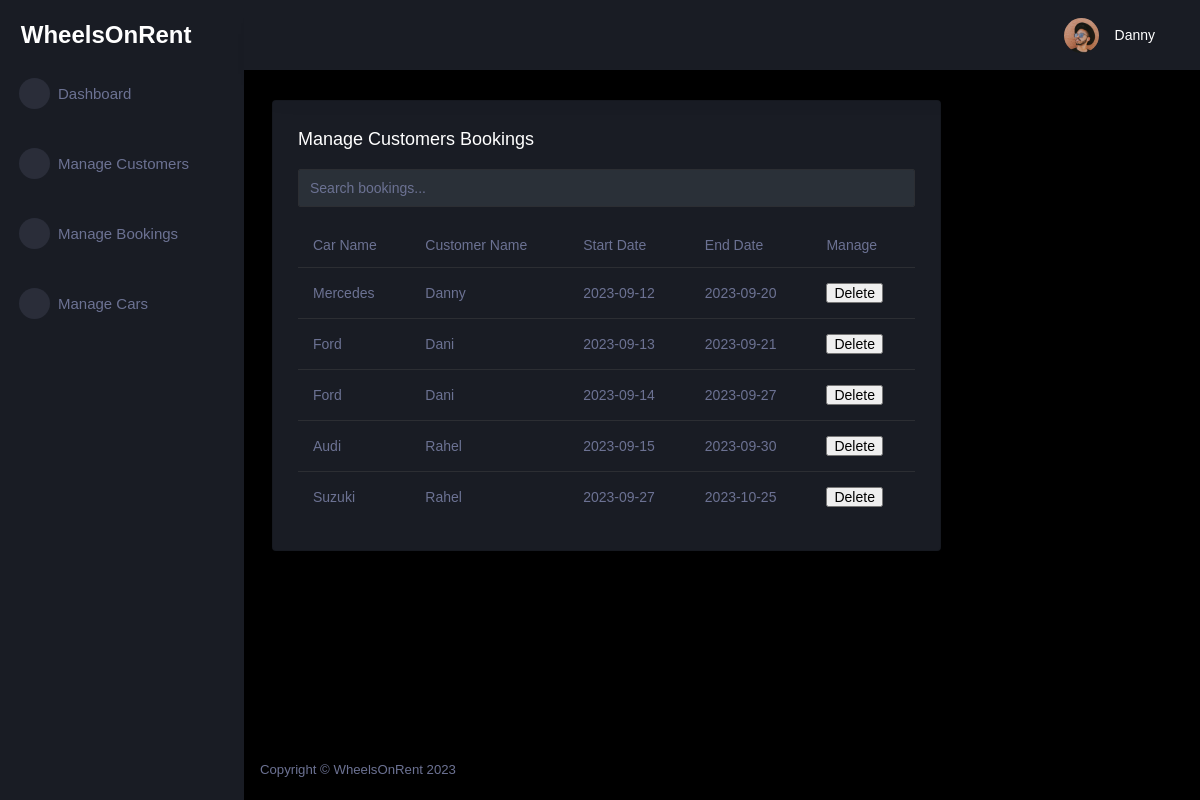
The page /wheels_on_rent/booking/ (signed in) on the database as committed earlier.
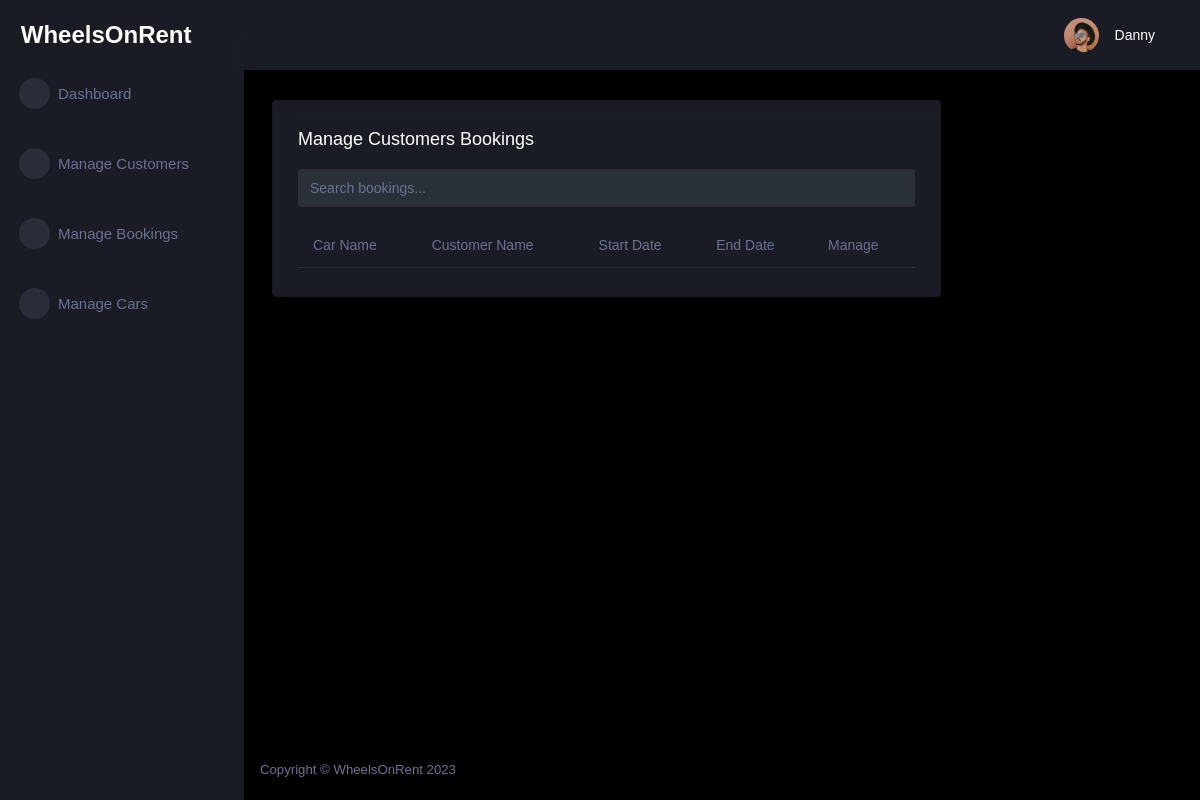
The same page on the database as committed later.
### tables this page shows
CREATE TABLE booking (
  id INTEGER PRIMARY KEY AUTOINCREMENT,
  customer_id INTEGER NOT NULL,
  car_id INTEGER NOT NULL,
  start_date DATE NOT NULL,
  end_date DATE NOT NULL,
  FOREIGN KEY (customer_id) REFERENCES customer (id),
  FOREIGN KEY (car_id) REFERENCES car (id)
);

CREATE TABLE car (
  id INTEGER PRIMARY KEY AUTOINCREMENT,
  name TEXT NOT NULL,
  model TEXT NOT NULL,
  status TEXT NOT NULL,
  seat INTEGER NOT NULL,
  door INTEGER NOT NULL,
  gearbox TEXT NOT NULL,
  image TEXT
, price REAL NOT NULL DEFAULT 0.0);

CREATE TABLE customer (
  id INTEGER PRIMARY KEY AUTOINCREMENT,
  name TEXT NOT NULL,
  last_name TEXT NOT NULL,
  phone_number TEXT NOT NULL,
  email TEXT NOT NULL,
  password TEXT NOT NULL,
  role TEXT INTEGER DEFAULT 0
);

### car_app/booking.py (the view)
@bp.route('/')
@login_required
def index():
    db = get_db()
    bookings = db.execute(
        'SELECT b.id, ca.name, cu.name, cu.last_name, start_date, end_date'
        ' FROM booking b'
        ' JOIN customer cu ON b.customer_id = cu.id'
        ' JOIN car ca on b.car_id = ca.id'
        ' ORDER BY start_date ASC'
    ).fetchall()
    return render_template('admin/booking_index.html', bookings=bookings)

### car_app/customer.py (called while the page is built)
@bp.before_app_request
def load_logged_in_customer():
    customer_id = session.get('customer_id')
    if customer_id is None:
        g.customer = None
    else:
        g.customer = get_db().execute(
            'SELECT * FROM customer WHERE id = ?', (customer_id,)
        ).fetchone()

def login_required(view):
    @functools.wraps(view)
    def wrapped_view(**kwargs):
        if g.customer is None:
            return redirect(url_for('customer.login'))
        return view(**kwargs)
    return wrapped_view

### car_app/db.py (called while the page is built)
def get_db():
    if 'db' not in g:
        g.db = sqlite3.connect(
            current_app.config['DATABASE'],
            detect_types=sqlite3.PARSE_DECLTYPES
        )
        g.db.row_factory = sqlite3.Row
    return g.db

### car_app/templates/admin/booking_index.html (shortened to what this page needs)
{% extends 'admin/admin_base.html' %}
{% block content %}
<div class="content-wrapper">
  <div class="row">
    <div class="col-lg-9 grid-margin stretch-card">
      <div class="card">
        <div class="card-body">
          <h4 class="card-title">Manage Customers Bookings</h4>
          <div class="mb-3">
            <input type="text" id="searchInput" class="form-control" placeholder="Search bookings...">
          </div>
          <div class="table-responsive">
            <table class="table">
              <thead>
                <tr>
                  <th>Car Name</th>
                  <th>Customer Name</th>
                  <th>Start Date</th>
                  <th>End Date</th>
                  <th>Manage</th>
                </tr>
              </thead>
              <tbody>
                {% for booking in bookings %}
                  <tr>
                    <td>{{ booking[1] }}</td>
                    <td>{{ booking[2] }}</td>
                    <td>{{ booking[4] }}</td>
                    <td>{{ booking[5] }}</td>
              <td><form action="{{ url_for('booking.delete', id=booking['id']) }}" method="post"><input class="danger" type="submit" value="Delete" onclick="return confirm('Are you sure?')">
                </form></td>
                  </tr>
                {% endfor %}
              </tbody>
            </table>
          </div>
        </div>
      </div>
    </div>
  </div>
</div>
{% endblock %}

Rows that differ between the two databases and show on the page:
removed booking: name "Mercedes", name "Danny", start_date "2023-09-12", end_date "2023-09-20"
removed booking: name "Ford", name "Dani", start_date "2023-09-13", end_date "2023-09-21"
removed booking: name "Ford", name "Dani", start_date "2023-09-14", end_date "2023-09-27"
removed booking: name "Audi", name "Rahel", start_date "2023-09-15", end_date "2023-09-30"
removed booking: name "Suzuki", name "Rahel", start_date "2023-09-27", end_date "2023-10-25"
